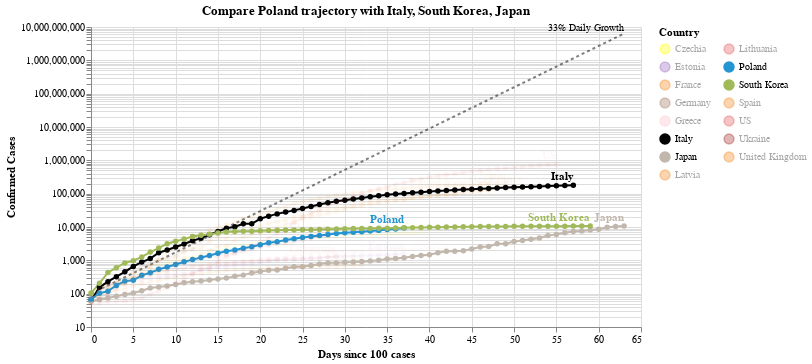

The notebook cell saved with this chart:
### Code cell
#hide_input
chart3 = make_since_chart(['Poland'])
chart3

### Figure 1 — Vega-Lite specification as saved in the notebook (floating-point values rounded to 4 significant figures; data arrays with more than 128 entries replaced by an {"elided": "..."} marker saying what was removed)
{"config": {"view": {"continuousWidth": 400, "continuousHeight": 300}}, "layer": [{"mark": {"type": "line", "color": "black", "opacity": 0.5, "strokeDash": [3, 3]}, "encoding": {"x": {"type": "quantitative", "field": "Days since 100 cases"}, "y": {"type": "quantitative", "field": "Confirmed Cases"}}}, {"mark": {"type": "text", "align": "right", "dy": -6, "fontSize": 10, "text": "33% Daily Growth"}, "encoding": {"x": {"type": "quantitative", "field": "Days since 100 cases"}, "y": {"type": "quantitative", "field": "Confirmed Cases"}}, "transform": [{"filter": "(datum['Days since 100 cases'] >= 63)"}]}, {"data": {"name": "data-6e08debcf6a376344cc2d66cd20551ec"}, "mark": {"type": "line", "point": true}, "encoding": {"color": {"type": "nominal", "field": "Country", "legend": {"columns": 2}, "scale": {"domain": ["Czechia", "Estonia", "France", "Germany", "Greece", "Italy", "Japan", "Latvia", "Lithuania", "Poland", "South Korea", "Spain", "US", "Ukraine", "United Kingdom"], "range": ["yellow", "#9467bd", "#F58518", "#9D755D", "pink", "black", "#C1B7AD", "#F58518", "#E45756", "#2495D3", "#A1BA59", "#F58518", "#E45756", "brown", "#F58518"]}}, "opacity": {"condition": {"value": 1, "selection": "selector001"}, "value": 0.05}, "tooltip": [{"type": "nominal", "field": "Country"}, {"type": "temporal", "field": "Date"}, {"type": "quantitative", "field": "Confirmed Cases"}, {"type": "quantitative", "field": "Days since 100 cases"}], "x": {"type": "quantitative", "field": "Days since 100 cases"}, "y": {"type": "quantitative", "field": "Confirmed Cases", "scale": {"type": "log"}}}, "selection": {"selector001": {"type": "multi", "fields": ["Country"], "bind": "legend", "init": [{"Country": "Poland"}, {"Country": "Italy"}, {"Country": "South Korea"}, {"Country": "Japan"}]}}, "width": 550}, {"data": {"name": "data-6e08debcf6a376344cc2d66cd20551ec"}, "mark": {"type": "text", "align": "right", "dy": -8, "fontWeight": "bold"}, "encoding": {"color": {"type": "nominal", "field": "Country", "legend": {"columns": 2}, "scale": {"domain": ["Czechia", "Estonia", "France", "Germany", "Greece", "Italy", "Japan", "Latvia", "Lithuania", "Poland", "South Korea", "Spain", "US", "Ukraine", "United Kingdom"], "range": ["yellow", "#9467bd", "#F58518", "#9D755D", "pink", "black", "#C1B7AD", "#F58518", "#E45756", "#2495D3", "#A1BA59", "#F58518", "#E45756", "brown", "#F58518"]}}, "opacity": {"condition": {"value": 1, "selection": "selector001"}, "value": 0.05}, "text": {"type": "nominal", "field": "Country"}, "tooltip": [{"type": "nominal", "field": "Country"}, {"type": "temporal", "field": "Date"}, {"type": "quantitative", "field": "Confirmed Cases"}, {"type": "quantitative", "field": "Days since 100 cases"}], "x": {"type": "quantitative", "field": "Days since 100 cases"}, "y": {"type": "quantitative", "field": "Confirmed Cases", "scale": {"type": "log"}}}, "transform": [{"filter": "(datum['Date'] >= 1587254400000)"}], "width": 550}], "data": {"name": "data-eb74de9171306c41fa63043af4f9de42"}, "title": "Compare Poland trajectory with Italy, South Korea, Japan", "$schema": "https://vega.github.io/schema/vega-lite/v4.0.2.json", "datasets": {"data-eb74de9171306c41fa63043af4f9de42": [{"Days since 100 cases": 0, "Confirmed Cases": 100.0}, {"Days since 100 cases": 1, "Confirmed Cases": 133.0}, {"Days since 100 cases": 2, "Confirmed Cases": 176.9}, {"Days since 100 cases": 3, "Confirmed Cases": 235.3}, {"Days since 100 cases": 4, "Confirmed Cases": 312.9}, {"Days since 100 cases": 5, "Confirmed Cases": 416.2}, {"Days since 100 cases": 6, "Confirmed Cases": 553.5}, {"Days since 100 cases": 7, "Confirmed Cases": 736.1}, {"Days since 100 cases": 8, "Confirmed Cases": 979.1}, {"Days since 100 cases": 9, "Confirmed Cases": 1302.0}, {"Days since 100 cases": 10, "Confirmed Cases": 1732.0}, {"Days since 100 cases": 11, "Confirmed Cases": 2303.0}, {"Days since 100 cases": 12, "Confirmed Cases": 3064.0}, {"Days since 100 cases": 13, "Confirmed Cases": 4074.0}, {"Days since 100 cases": 14, "Confirmed Cases": 5419.0}, {"Days since 100 cases": 15, "Confirmed Cases": 7207.0}, {"Days since 100 cases": 16, "Confirmed Cases": 9586.0}, {"Days since 100 cases": 17, "Confirmed Cases": 12750.0}, {"Days since 100 cases": 18, "Confirmed Cases": 16960.0}, {"Days since 100 cases": 19, "Confirmed Cases": 22550.0}, {"Days since 100 cases": 20, "Confirmed Cases": 29990.0}, {"Days since 100 cases": 21, "Confirmed Cases": 39890.0}, {"Days since 100 cases": 22, "Confirmed Cases": 53060.0}, {"Days since 100 cases": 23, "Confirmed Cases": 70560.0}, {"Days since 100 cases": 24, "Confirmed Cases": 93850.0}, {"Days since 100 cases": 25, "Confirmed Cases": 124800.0}, {"Days since 100 cases": 26, "Confirmed Cases": 166000.0}, {"Days since 100 cases": 27, "Confirmed Cases": 220800.0}, {"Days since 100 cases": 28, "Confirmed Cases": 293700.0}, {"Days since 100 cases": 29, "Confirmed Cases": 390600.0}, {"Days since 100 cases": 30, "Confirmed Cases": 519500.0}, {"Days since 100 cases": 31, "Confirmed Cases": 690900.0}, {"Days since 100 cases": 32, "Confirmed Cases": 918900.0}, {"Days since 100 cases": 33, "Confirmed Cases": 1222000.0}, {"Days since 100 cases": 34, "Confirmed Cases": 1625000.0}, {"Days since 100 cases": 35, "Confirmed Cases": 2162000.0}, {"Days since 100 cases": 36, "Confirmed Cases": 2875000.0}, {"Days since 100 cases": 37, "Confirmed Cases": 3824000.0}, {"Days since 100 cases": 38, "Confirmed Cases": 5086000.0}, {"Days since 100 cases": 39, "Confirmed Cases": 6764000.0}, {"Days since 100 cases": 40, "Confirmed Cases": 8996000.0}, {"Days since 100 cases": 41, "Confirmed Cases": 11970000.0}, {"Days since 100 cases": 42, "Confirmed Cases": 15910000.0}, {"Days since 100 cases": 43, "Confirmed Cases": 21170000.0}, {"Days since 100 cases": 44, "Confirmed Cases": 28150000.0}, {"Days since 100 cases": 45, "Confirmed Cases": 37440000.0}, {"Days since 100 cases": 46, "Confirmed Cases": 49790000.0}, {"Days since 100 cases": 47, "Confirmed Cases": 66230000.0}, {"Days since 100 cases": 48, "Confirmed Cases": 88080000.0}, {"Days since 100 cases": 49, "Confirmed Cases": 117100000.0}, {"Days since 100 cases": 50, "Confirmed Cases": 155800000.0}, {"Days since 100 cases": 51, "Confirmed Cases": 207200000.0}, {"Days since 100 cases": 52, "Confirmed Cases": 275600000.0}, {"Days since 100 cases": 53, "Confirmed Cases": 366600000.0}, {"Days since 100 cases": 54, "Confirmed Cases": 487500000.0}, {"Days since 100 cases": 55, "Confirmed Cases": 648400000.0}, {"Days since 100 cases": 56, "Confirmed Cases": 862400000.0}, {"Days since 100 cases": 57, "Confirmed Cases": 1147000000.0}, {"Days since 100 cases": 58, "Confirmed Cases": 1525000000.0}, {"Days since 100 cases": 59, "Confirmed Cases": 2029000000.0}, {"Days since 100 cases": 60, "Confirmed Cases": 2698000000.0}, {"Days since 100 cases": 61, "Confirmed Cases": 3589000000.0}, {"Days since 100 cases": 62, "Confirmed Cases": 4773000000.0}, {"Days since 100 cases": 63, "Confirmed Cases": 6348000000.0}], "data-6e08debcf6a376344cc2d66cd20551ec": {"elided": "690 records"}}}
